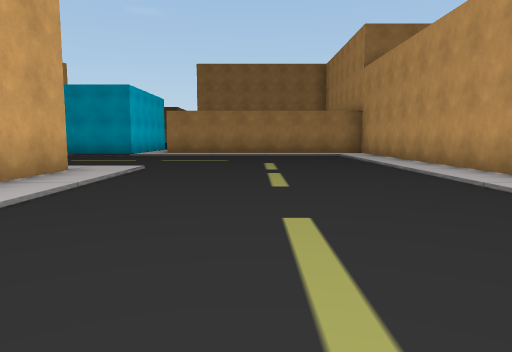
view 1 (above)

24 first-person views from a walk through a Unity game level. The camera is 1.2 m above the floor, tilts 6° down and sees 70° across. The floor is counted in squares, 2 m on a side. Each view is taken from the middle of a square. On the plan, view 1 faces up. The plan holds only what a view shows up to about 10 squares ahead; the rest is blank. The place goes on beyond the plan. The player is left out.

view 2
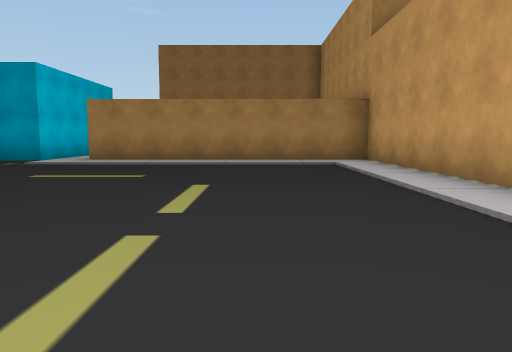

view 3
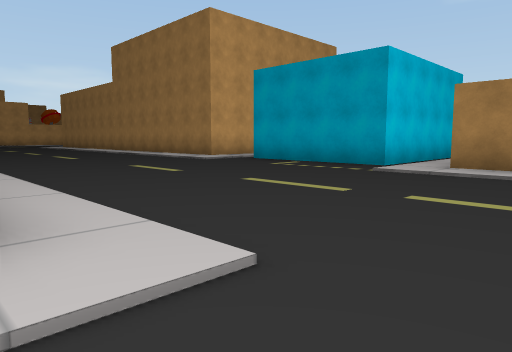

view 4
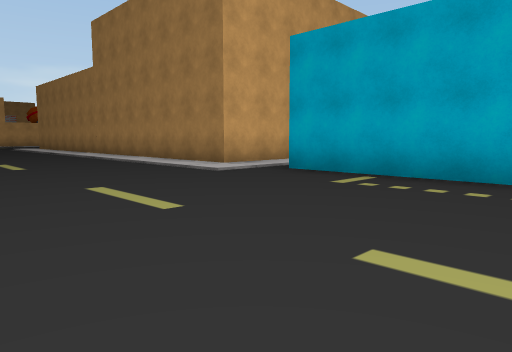

view 5
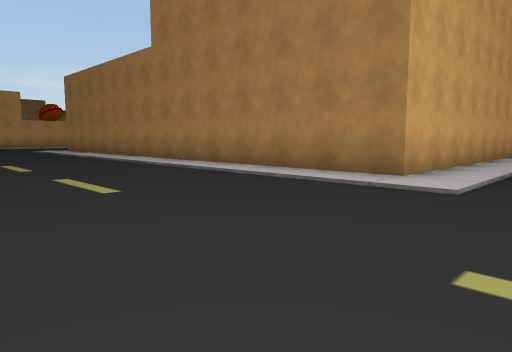

view 6
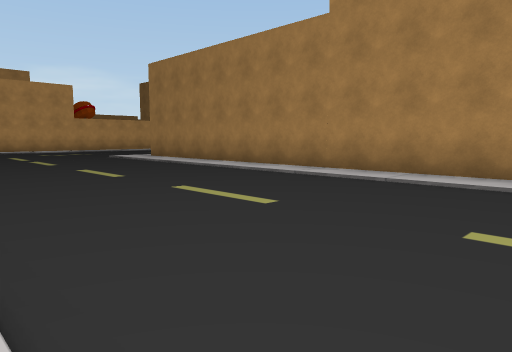

view 7
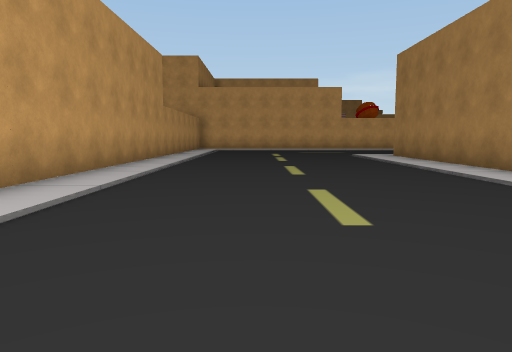

view 8
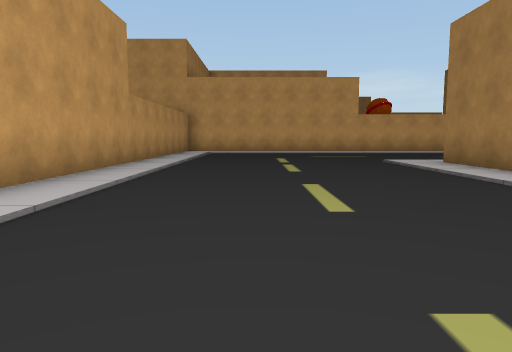

view 9
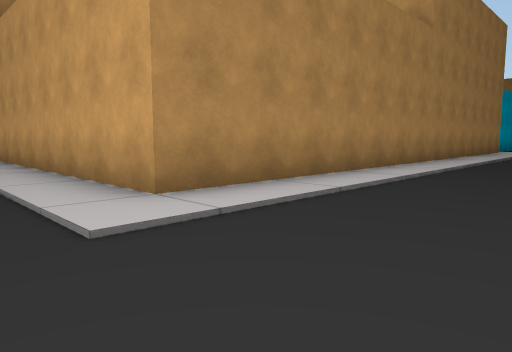

view 10
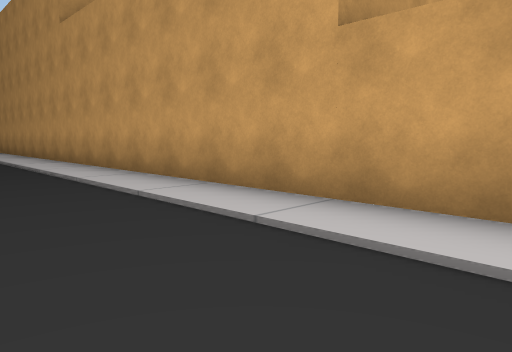

view 11
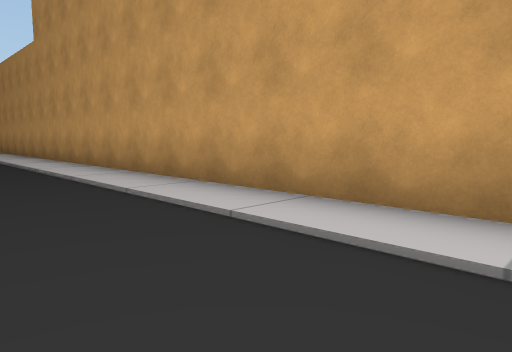

view 12
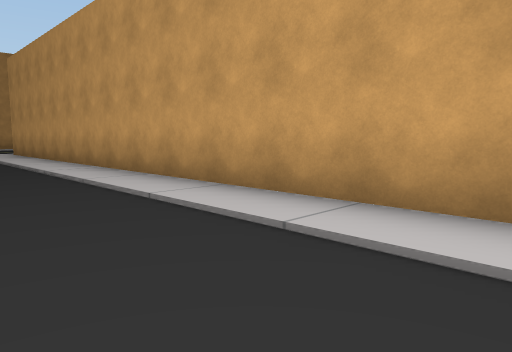

view 13
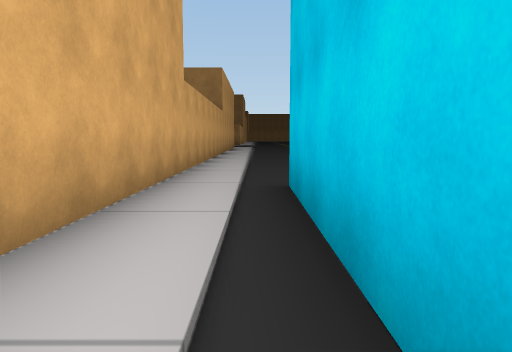

view 14
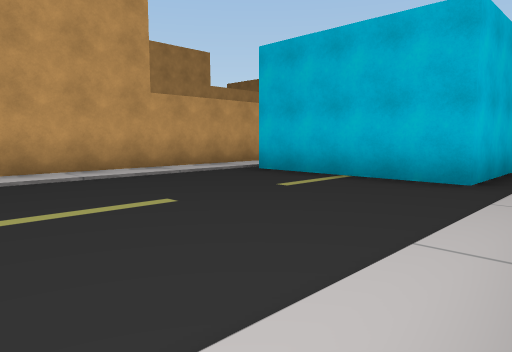

view 15
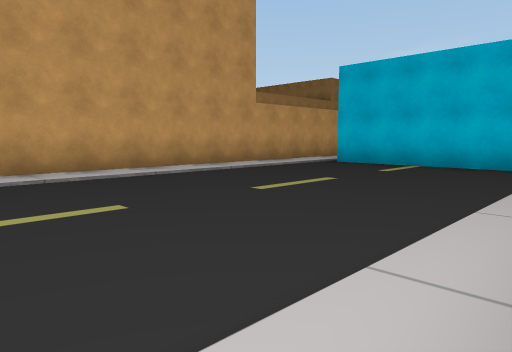

view 16
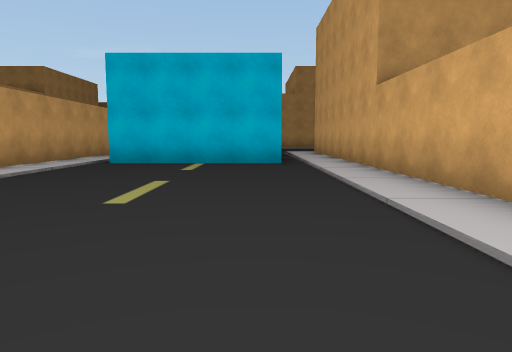

view 17
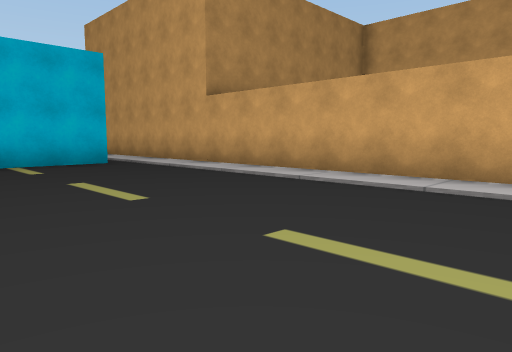

view 18
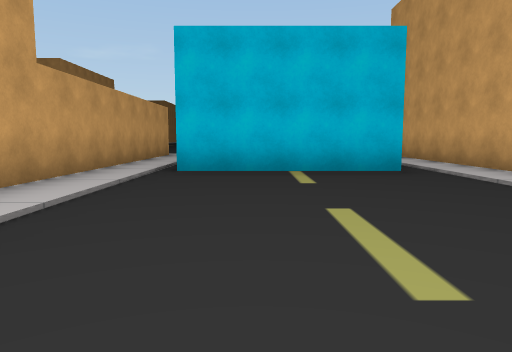

view 19
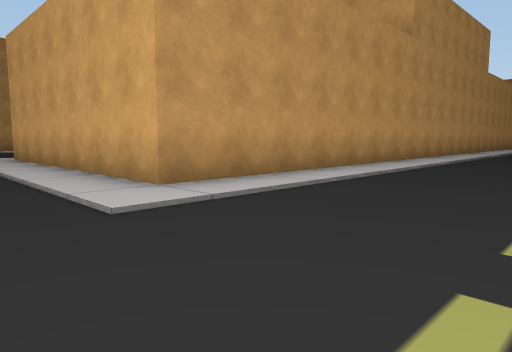

view 20
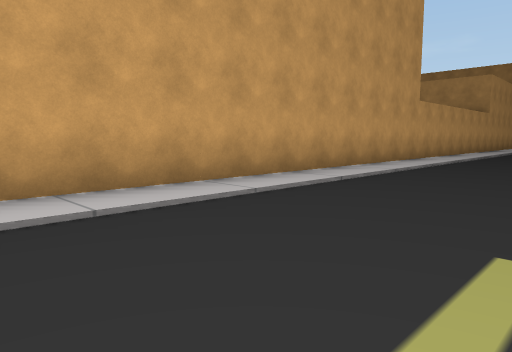

view 21
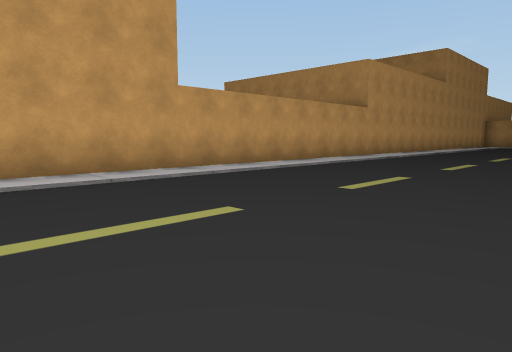

view 22
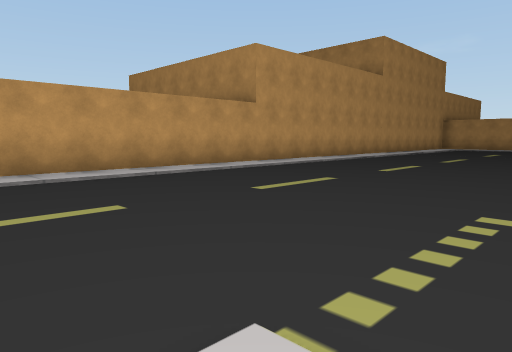

view 23
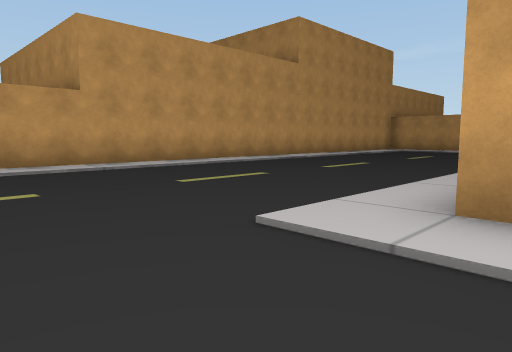

view 24
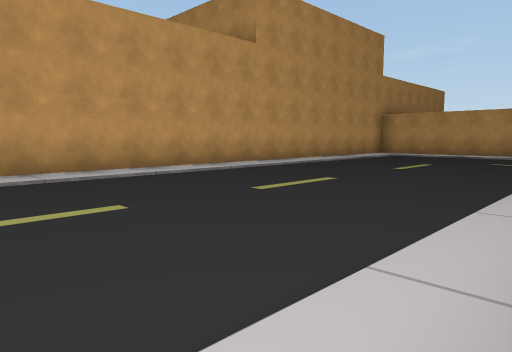

### Floor plan
Key: @ floor where view 1 was taken; # wall or solid block; . floor; O other object.
Columns run from 26 left of view 1 to 5 right of it. Each row starts with its distance up from view 1.
 27                 ......
 26                O.......O
 25                O.......O
 24                O.......O
 23                O.......O
 22                O.......O
 21                O.......O
 20   O          OOO.......O
 19   O            O.......O
 18  .O            O..####.O
 17  .O            O..#  #.O
 16  .O            O..#  #.O
 15  .O            O..#  #.O
 14  .OOOOOOOOOOOOOO..####.OOOOOOOO
 13 ..............................OO
 12 ..............................O
 11 ..............................O
 10 ..............................O
  9 ..............................O
  8 ..............................O
  7 ..............................O
  6 OOOOOOOOOOOOOOOOOOOOOOO.......O
  5                       O.......O
  4                       O.......O
  3                       O.......O
  2                       O.......O
  1                       O.......O
  0                       O...@...O
 -1                        .......O
 -2                        .......O
 -3                        .......O
 -4                        .......O
 -5                       ........O
 -6                       ........O
 -7                       ........O
 -8                       O.......O
 -9                        .......O
-10                        .......O
-11                        .......O
-12                         ......O
-13                         ......O
-14                         ......O
-15                         ......O
-16                         ......O
-17                          ....
-18                          ...
-19                          ..

Where each view was taken, in squares from view 1:
view 1: 0 up, 0 right, facing up
view 2: 4 up, 1 right, facing up
view 3: 6 up, 1 left, facing up-left
view 4: 8 up, 4 left, facing up-left
view 5: 8 up, 8 left, facing up-left
view 6: 7 up, 13 left, facing up-left
view 7: 9 up, 13 left, facing left
view 8: 9 up, 16 left, facing left
view 9: 10 up, 26 left, facing up-right
view 10: 9 up, 26 left, facing down-right
view 11: 9 up, 21 left, facing down-right
view 12: 9 up, 17 left, facing down-right
view 13: 14 up, 9 left, facing up
view 14: 24 up, 10 left, facing down-right
view 15: 27 up, 10 left, facing down-right
view 16: 27 up, 8 left, facing down
view 17: 27 up, 5 left, facing down-left
view 18: 25 up, 6 left, facing down
view 19: 10 up, 1 left, facing down-left
view 20: 9 up, 0 right, facing down-right
view 21: 3 up, 2 left, facing down-right
view 22: 1 down, 3 left, facing down-right
view 23: 5 down, 4 left, facing down-right
view 24: 8 down, 3 left, facing down-right
